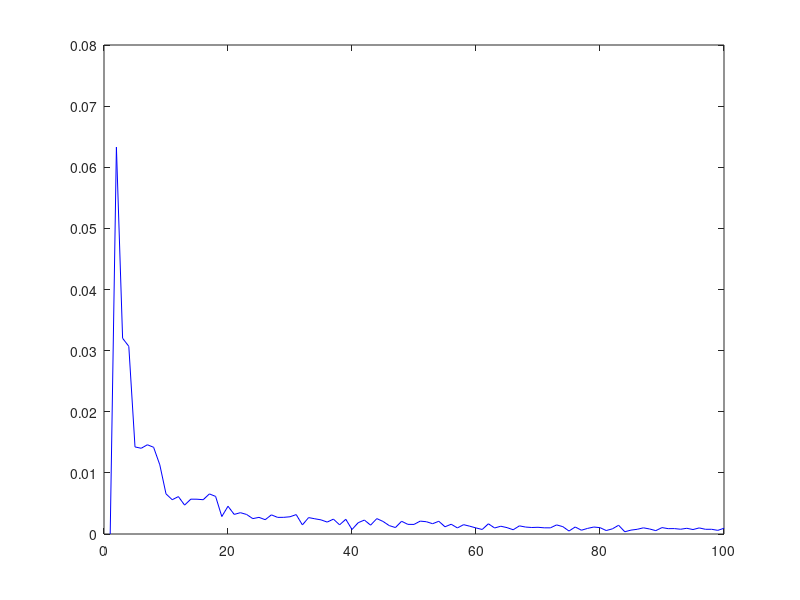

Write the MATLAB code that produced this figure. (Note: this script raises an error after producing the figure.)
colors = ['b','g','k','m','c','y','r','b','g','k'];
if(~exist('len'))
  len = 1000;
end

clear val;
hold off;
j = 1;
val(1) = 0;
clear ft;
clear gft;
for pcorr = [0 0.03 0.06 0.1]
for loop = 1:2
  for k = 2:len;
    pval = 0.5 - val(k-1) * pcorr;
    val(k) = val(k-1) + binornd(1,pval,1,1)-0.5;
  end
  ft(loop,:) = abs(fft(val - mean(val)));
  gpath(1) = 0;
  for k = 2:len;
    gpath(k)  = gpath(k-1) + randn(1,1) - gpath(k-1) * pcorr;
  end;
  gft(loop,:) = abs(fft(gpath - mean(gpath)));
end
mft = mean(ft) / trapz(mean(ft));
plot(mft(1:100),'Color',colors(j));
hold on;
  labels{j} = sprintf('%d Binomial Corr %.3f steps',len,pcorr);
  j = j+1;

if(showgauss)
  mft = mean(gft) / trapz(mean(gft));
  line  = plot(mft(1:100),'Color',colors(j));
  labels{j} = sprintf('%d Gaussian steps',len);
  j = j+1;
end;
end;
legend(labels);